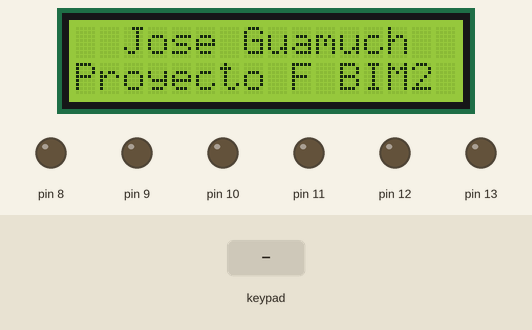
The sketch below on a simulated Arduino Uno, built with avr-gcc and run on an emulated ATmega328P. On the bench: 16×2 character LCD, output pins drawn as LEDs (lit = HIGH). The test bench sets the inputs (shaded band). What the sketch prints to the serial monitor is not drawn.

Above: at 1.2 s.
1.3 s: key '4' pressed
At 1.7 s:
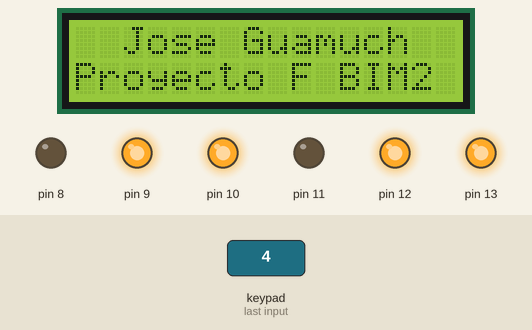
At 3.1 s:
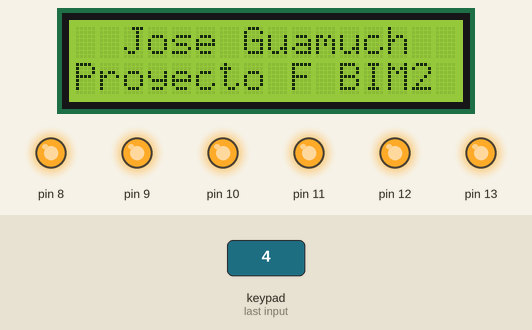
4.3 s: key '1' pressed
At 8.6 s:
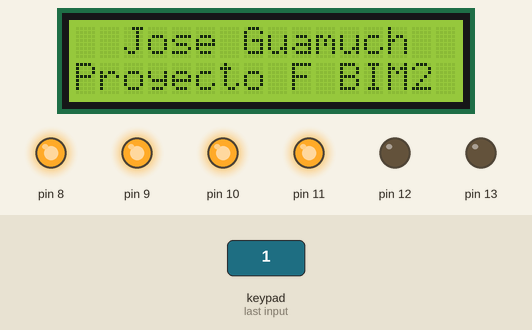
Timing chart, 0 to 10.1 s (numbered marks = the images above; inputs shaded):
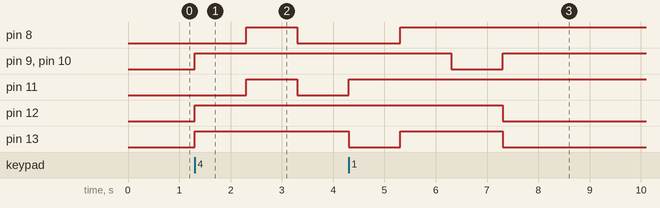

Measured:
- after the input at 1.3 s, pin 8, pin 11: LOW → HIGH after 1.0 s, → LOW 1.0 s later; pin 9, pin 10, pin 12, pin 13: LOW → HIGH at once

The sketch:

Proyecto_final_bim2.ino
```cpp
#include <Wire.h>               //Liberias para usar el protocolo i2c
#include <LiquidCrystal_I2C.h>  //Libreria que controla la LCD por medio de I2C
#include <Servo.h>              //Libreria que me permite usar el servomotor
#include <Keypad.h>
//Teclado
#define filas_teclado 2
#define columnas_teclado 3
//LCD
#define direccion_lcd 0x20
#define filas 2
#define columnas 16
//Contador
int i;
int l;
int cont;
int M;


LiquidCrystal_I2C LCDGuamuch(direccion_lcd, columnas, filas);


char keys[filas_teclado][columnas_teclado] = {
  {'1','2','3'},
  {'4','5','6'},
 };

byte pines_filas[filas_teclado] = {2,3};
byte pines_columnas[columnas_teclado] = {4,5,6};

Keypad Teclado = Keypad( makeKeymap(keys), pines_filas, pines_columnas, filas_teclado,columnas_teclado);


//Variable Display
void secuencia_led(int Led){
  switch(Led){
    case 1:
    digitalWrite(9,HIGH);
    digitalWrite(10,HIGH);
    digitalWrite(7,HIGH);
    digitalWrite(13,HIGH);
    digitalWrite(12,HIGH);
    digitalWrite(11,LOW);
    digitalWrite(8,LOW);
    break;
    case 2:
    digitalWrite(9,HIGH);
    digitalWrite(10,HIGH);
    digitalWrite(11,HIGH);
    digitalWrite(12,HIGH);
    digitalWrite(13,HIGH);
    digitalWrite(8,HIGH);
    digitalWrite(7,LOW);
    break;
    case 3:
    digitalWrite(9,HIGH);
    digitalWrite(10,HIGH);
    digitalWrite(7,HIGH);
    digitalWrite(13,HIGH);
    digitalWrite(12,HIGH);
    digitalWrite(11,LOW);
    digitalWrite(8,LOW);
    break;
    case 4:
    digitalWrite(9,HIGH);
    digitalWrite(10,HIGH);
    digitalWrite(7,HIGH);
    digitalWrite(11,HIGH);
    digitalWrite(12,HIGH);
    digitalWrite(8,LOW);
    digitalWrite(13,LOW);
    break;

    case 5:
    digitalWrite(9,HIGH);
    digitalWrite(10,HIGH);
    digitalWrite(11,HIGH);
    digitalWrite(12,HIGH);
    digitalWrite(13,HIGH);
    digitalWrite(8,HIGH);
    digitalWrite(7,LOW);
    break;

   case 6:
    digitalWrite(8,HIGH);
    digitalWrite(13,HIGH);
    digitalWrite(12,HIGH);
    digitalWrite(11,HIGH);
    digitalWrite(7,HIGH);
    digitalWrite(10,LOW);
    digitalWrite(9,LOW);
    break;

     case 7:
    digitalWrite(9,HIGH);
    digitalWrite(10,HIGH);
    digitalWrite(11,HIGH);
    digitalWrite(8,HIGH);
    digitalWrite(7,HIGH);
    digitalWrite(12,LOW);
    digitalWrite(13,LOW);
    break;
  }
}

void setup()
{

  LCDGuamuch.init();
  LCDGuamuch.backlight();
  LCDGuamuch.setCursor(2,0);
  LCDGuamuch.print("Jose Guamuch");
  LCDGuamuch.setCursor(0,1);
  LCDGuamuch.print("Proyecto F BIM2");

  pinMode(8, OUTPUT);
  pinMode(9, OUTPUT);
  pinMode(10, OUTPUT);
  pinMode(11, OUTPUT);
  pinMode(12, OUTPUT);
  pinMode(13, OUTPUT);


}

void loop()
{
  Serial.begin(9600);
  char key = Teclado.getKey();

  if(key =='1'){
  for (int i = 0; i < 100; i++) {
      Serial.println(i);
    delay(300);}
  }

  if(key =='2'){
    for (int l = 99; l > 0; l--){
      Serial.println(l);
      delay(300);}
  }

   if(key =='3'){

 for(cont=A0;cont<A4;cont++){
 digitalWrite(cont, HIGH);
   delay(500);
 digitalWrite(cont, LOW);
   delay(500);
 }
   for(cont=A3;cont>0;cont--){
 digitalWrite(cont, HIGH);
   delay(500);
 digitalWrite(cont, LOW);
   delay(500);  }
   }


   if(key =='4'){
    for(int M=1;M<8;M++){
    secuencia_led(M);
      delay(1000);}
   }


}
```
